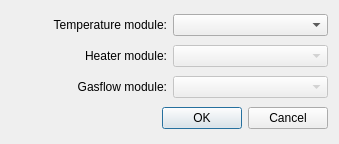
<?xml version="1.0" encoding="UTF-8"?>
<ui version="4.0">
 <class>Dialog</class>
 <widget class="QDialog" name="Dialog">
  <property name="geometry">
   <rect>
    <x>0</x>
    <y>0</y>
    <width>339</width>
    <height>144</height>
   </rect>
  </property>
  <property name="windowTitle">
   <string>Module Selection</string>
  </property>
  <layout class="QGridLayout" name="gridLayout">
   <item row="1" column="0" alignment="Qt::AlignRight">
    <widget class="QLabel" name="label_2">
     <property name="text">
      <string>Temperature module:</string>
     </property>
     <property name="alignment">
      <set>Qt::AlignRight|Qt::AlignTrailing|Qt::AlignVCenter</set>
     </property>
    </widget>
   </item>
   <item row="2" column="1">
    <widget class="QComboBox" name="comboBoxHTR">
     <property name="enabled">
      <bool>false</bool>
     </property>
    </widget>
   </item>
   <item row="3" column="1">
    <widget class="QComboBox" name="comboBoxAUX">
     <property name="enabled">
      <bool>false</bool>
     </property>
     <property name="contextMenuPolicy">
      <enum>Qt::DefaultContextMenu</enum>
     </property>
    </widget>
   </item>
   <item row="3" column="0">
    <widget class="QLabel" name="label_3">
     <property name="text">
      <string>Gasflow module:</string>
     </property>
     <property name="alignment">
      <set>Qt::AlignRight|Qt::AlignTrailing|Qt::AlignVCenter</set>
     </property>
    </widget>
   </item>
   <item row="4" column="0" colspan="2">
    <widget class="QDialogButtonBox" name="buttonBox">
     <property name="orientation">
      <enum>Qt::Horizontal</enum>
     </property>
     <property name="standardButtons">
      <set>QDialogButtonBox::Cancel|QDialogButtonBox::Ok</set>
     </property>
    </widget>
   </item>
   <item row="1" column="1">
    <widget class="QComboBox" name="comboBoxTEMP"/>
   </item>
   <item row="2" column="0" alignment="Qt::AlignRight">
    <widget class="QLabel" name="label_4">
     <property name="text">
      <string>Heater module:</string>
     </property>
     <property name="alignment">
      <set>Qt::AlignRight|Qt::AlignTrailing|Qt::AlignVCenter</set>
     </property>
    </widget>
   </item>
  </layout>
 </widget>
 <resources/>
 <connections>
  <connection>
   <sender>buttonBox</sender>
   <signal>accepted()</signal>
   <receiver>Dialog</receiver>
   <slot>accept()</slot>
   <hints>
    <hint type="sourcelabel">
     <x>248</x>
     <y>254</y>
    </hint>
    <hint type="destinationlabel">
     <x>157</x>
     <y>274</y>
    </hint>
   </hints>
  </connection>
  <connection>
   <sender>buttonBox</sender>
   <signal>rejected()</signal>
   <receiver>Dialog</receiver>
   <slot>reject()</slot>
   <hints>
    <hint type="sourcelabel">
     <x>316</x>
     <y>260</y>
    </hint>
    <hint type="destinationlabel">
     <x>286</x>
     <y>274</y>
    </hint>
   </hints>
  </connection>
 </connections>
</ui>
